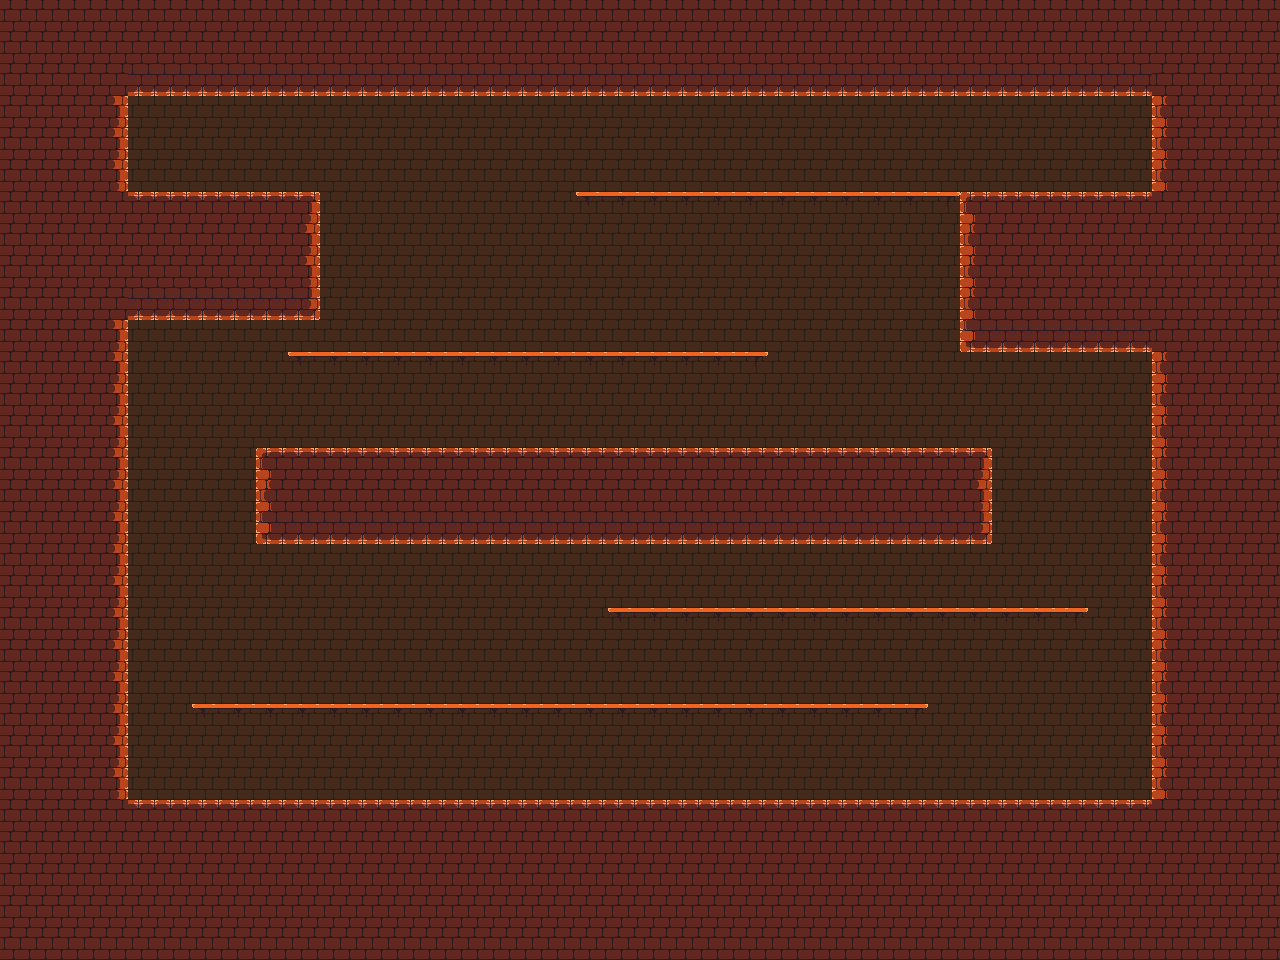

Below is a game level as drawn by its tile map, then a one-line description and the .tmx file that defines it, in full:
An orthogonal 40x30 tile map with 32x32 px tiles, 2 tile layers (background, ground), 2 tilesets and 2 objects (entrance, exit).

<map version="1.9" tiledversion="1.9.2" orientation="orthogonal" renderorder="right-down" width="40" height="30" tilewidth="32" tileheight="32" infinite="0" nextlayerid="4" nextobjectid="8">
 <properties>
  <property name="roomType" value="Fight" />
 </properties>
 <tileset firstgid="1" source="../TiledRules/AutomappingIcons.tsx" />
 <tileset firstgid="4" source="../TiledRules/TilesetOrange.tsx" />
 <layer id="3" name="background" width="40" height="30">
  <data encoding="csv">
4,4,4,4,4,4,4,4,4,4,4,4,4,4,4,4,4,4,4,4,4,4,4,4,4,4,4,4,4,4,4,4,4,4,4,4,4,4,4,4,
4,4,4,4,4,4,4,4,4,4,4,4,4,4,4,4,4,4,4,4,4,4,4,4,4,4,4,4,4,4,4,4,4,4,4,4,4,4,4,4,
4,4,4,4,4,4,4,4,4,4,4,4,4,4,4,4,4,4,4,4,4,4,4,4,4,4,4,4,4,4,4,4,4,4,4,4,4,4,4,4,
4,4,4,4,4,4,4,4,4,4,4,4,4,4,4,4,4,4,4,4,4,4,4,4,4,4,4,4,4,4,4,4,4,4,4,4,4,4,4,4,
4,4,4,4,4,4,4,4,4,4,4,4,4,4,4,4,4,4,4,4,4,4,4,4,4,4,4,4,4,4,4,4,4,4,4,4,4,4,4,4,
4,4,4,4,4,4,4,4,4,4,4,4,4,4,4,4,4,4,4,4,4,4,4,4,4,4,4,4,4,4,4,4,4,4,4,4,4,4,4,4,
4,4,4,4,4,4,4,4,4,4,4,4,4,4,4,4,4,4,4,4,4,4,4,4,4,4,4,4,4,4,4,4,4,4,4,4,4,4,4,4,
4,4,4,4,4,4,4,4,4,4,4,4,4,4,4,4,4,4,4,4,4,4,4,4,4,4,4,4,4,4,4,4,4,4,4,4,4,4,4,4,
4,4,4,4,4,4,4,4,4,4,4,4,4,4,4,4,4,4,4,4,4,4,4,4,4,4,4,4,4,4,4,4,4,4,4,4,4,4,4,4,
4,4,4,4,4,4,4,4,4,4,4,4,4,4,4,4,4,4,4,4,4,4,4,4,4,4,4,4,4,4,4,4,4,4,4,4,4,4,4,4,
4,4,4,4,4,4,4,4,4,4,4,4,4,4,4,4,4,4,4,4,4,4,4,4,4,4,4,4,4,4,4,4,4,4,4,4,4,4,4,4,
4,4,4,4,4,4,4,4,4,4,4,4,4,4,4,4,4,4,4,4,4,4,4,4,4,4,4,4,4,4,4,4,4,4,4,4,4,4,4,4,
4,4,4,4,4,4,4,4,4,4,4,4,4,4,4,4,4,4,4,4,4,4,4,4,4,4,4,4,4,4,4,4,4,4,4,4,4,4,4,4,
4,4,4,4,4,4,4,4,4,4,4,4,4,4,4,4,4,4,4,4,4,4,4,4,4,4,4,4,4,4,4,4,4,4,4,4,4,4,4,4,
4,4,4,4,4,4,4,4,4,4,4,4,4,4,4,4,4,4,4,4,4,4,4,4,4,4,4,4,4,4,4,4,4,4,4,4,4,4,4,4,
4,4,4,4,4,4,4,4,4,4,4,4,4,4,4,4,4,4,4,4,4,4,4,4,4,4,4,4,4,4,4,4,4,4,4,4,4,4,4,4,
4,4,4,4,4,4,4,4,4,4,4,4,4,4,4,4,4,4,4,4,4,4,4,4,4,4,4,4,4,4,4,4,4,4,4,4,4,4,4,4,
4,4,4,4,4,4,4,4,4,4,4,4,4,4,4,4,4,4,4,4,4,4,4,4,4,4,4,4,4,4,4,4,4,4,4,4,4,4,4,4,
4,4,4,4,4,4,4,4,4,4,4,4,4,4,4,4,4,4,4,4,4,4,4,4,4,4,4,4,4,4,4,4,4,4,4,4,4,4,4,4,
4,4,4,4,4,4,4,4,4,4,4,4,4,4,4,4,4,4,4,4,4,4,4,4,4,4,4,4,4,4,4,4,4,4,4,4,4,4,4,4,
4,4,4,4,4,4,4,4,4,4,4,4,4,4,4,4,4,4,4,4,4,4,4,4,4,4,4,4,4,4,4,4,4,4,4,4,4,4,4,4,
4,4,4,4,4,4,4,4,4,4,4,4,4,4,4,4,4,4,4,4,4,4,4,4,4,4,4,4,4,4,4,4,4,4,4,4,4,4,4,4,
4,4,4,4,4,4,4,4,4,4,4,4,4,4,4,4,4,4,4,4,4,4,4,4,4,4,4,4,4,4,4,4,4,4,4,4,4,4,4,4,
4,4,4,4,4,4,4,4,4,4,4,4,4,4,4,4,4,4,4,4,4,4,4,4,4,4,4,4,4,4,4,4,4,4,4,4,4,4,4,4,
4,4,4,4,4,4,4,4,4,4,4,4,4,4,4,4,4,4,4,4,4,4,4,4,4,4,4,4,4,4,4,4,4,4,4,4,4,4,4,4,
4,4,4,4,4,4,4,4,4,4,4,4,4,4,4,4,4,4,4,4,4,4,4,4,4,4,4,4,4,4,4,4,4,4,4,4,4,4,4,4,
4,4,4,4,4,4,4,4,4,4,4,4,4,4,4,4,4,4,4,4,4,4,4,4,4,4,4,4,4,4,4,4,4,4,4,4,4,4,4,4,
4,4,4,4,4,4,4,4,4,4,4,4,4,4,4,4,4,4,4,4,4,4,4,4,4,4,4,4,4,4,4,4,4,4,4,4,4,4,4,4,
4,4,4,4,4,4,4,4,4,4,4,4,4,4,4,4,4,4,4,4,4,4,4,4,4,4,4,4,4,4,4,4,4,4,4,4,4,4,4,4,
4,4,4,4,4,4,4,4,4,4,4,4,4,4,4,4,4,4,4,4,4,4,4,4,4,4,4,4,4,4,4,4,4,4,4,4,4,4,4,4
</data>
 </layer>
 <objectgroup id="2" name="doors">
  <object id="6" name="entrance" x="422" y="422">
   <point />
  </object>
  <object id="7" name="exit" x="874" y="418">
   <point />
  </object>
 </objectgroup>
 <layer id="1" name="ground" width="40" height="30">
  <data encoding="csv">
14,14,14,14,14,14,14,14,14,14,14,14,14,14,14,14,14,14,14,14,14,14,14,14,14,14,14,14,14,14,14,14,14,14,14,14,14,14,14,14,
14,14,14,14,14,14,14,14,14,14,14,14,14,14,14,14,14,14,14,14,14,14,14,14,14,14,14,14,14,14,14,14,14,14,14,14,14,14,14,14,
14,14,14,14,18,18,18,18,18,18,18,18,18,18,18,18,18,18,18,18,18,18,18,18,18,18,18,18,18,18,18,18,18,18,18,18,14,14,14,14,
14,14,14,15,0,0,0,0,0,0,0,0,0,0,0,0,0,0,0,0,0,0,0,0,0,0,0,0,0,0,0,0,0,0,0,0,13,14,14,14,
14,14,14,15,0,0,0,0,0,0,0,0,0,0,0,0,0,0,0,0,0,0,0,0,0,0,0,0,0,0,0,0,0,0,0,0,13,14,14,14,
14,14,14,15,0,0,0,0,0,0,0,0,0,0,0,0,0,0,0,0,0,0,0,0,0,0,0,0,0,0,0,0,0,0,0,0,13,14,14,14,
14,14,14,14,10,10,10,10,10,11,0,0,0,0,0,0,0,0,25,26,26,26,26,26,26,26,26,26,26,27,9,10,10,10,10,10,14,14,14,14,
14,14,14,14,14,14,14,14,14,15,0,0,0,0,0,0,0,0,0,0,0,0,0,0,0,0,0,0,0,0,13,14,14,14,14,14,14,14,14,14,
14,14,14,14,14,14,14,14,14,15,0,0,0,0,0,0,0,0,0,0,0,0,0,0,0,0,0,0,0,0,13,14,14,14,14,14,14,14,14,14,
14,14,14,14,18,18,18,18,18,19,0,0,0,0,0,0,0,0,0,0,0,0,0,0,0,0,0,0,0,0,13,14,14,14,14,14,14,14,14,14,
14,14,14,15,0,0,0,0,0,0,0,0,0,0,0,0,0,0,0,0,0,0,0,0,0,0,0,0,0,0,17,18,18,18,18,18,14,14,14,14,
14,14,14,15,0,0,0,0,0,25,26,26,26,26,26,26,26,26,26,26,26,26,26,27,0,0,0,0,0,0,0,0,0,0,0,0,13,14,14,14,
14,14,14,15,0,0,0,0,0,0,0,0,0,0,0,0,0,0,0,0,0,0,0,0,0,0,0,0,0,0,0,0,0,0,0,0,13,14,14,14,
14,14,14,15,0,0,0,0,0,0,0,0,0,0,0,0,0,0,0,0,0,0,0,0,0,0,0,0,0,0,0,0,0,0,0,0,13,14,14,14,
14,14,14,15,0,0,0,0,9,10,10,10,10,10,10,10,10,10,10,10,10,10,10,10,10,10,10,10,10,10,11,0,0,0,0,0,13,14,14,14,
14,14,14,15,0,0,0,0,13,14,14,14,14,14,14,14,14,14,14,14,14,14,14,14,14,14,14,14,14,14,15,0,0,0,0,0,13,14,14,14,
14,14,14,15,0,0,0,0,17,18,18,18,18,18,18,18,18,18,18,18,18,18,18,18,18,18,18,18,18,18,19,0,0,0,0,0,13,14,14,14,
14,14,14,15,0,0,0,0,0,0,0,0,0,0,0,0,0,0,0,0,0,0,0,0,0,0,0,0,0,0,0,0,0,0,0,0,13,14,14,14,
14,14,14,15,0,0,0,0,0,0,0,0,0,0,0,0,0,0,0,0,0,0,0,0,0,0,0,0,0,0,0,0,0,0,0,0,13,14,14,14,
14,14,14,15,0,0,0,0,0,0,0,0,0,0,0,0,0,0,0,25,26,26,26,26,26,26,26,26,26,26,26,26,26,27,0,0,13,14,14,14,
14,14,14,15,0,0,0,0,0,0,0,0,0,0,0,0,0,0,0,0,0,0,0,0,0,0,0,0,0,0,0,0,0,0,0,0,13,14,14,14,
14,14,14,15,0,0,0,0,0,0,0,0,0,0,0,0,0,0,0,0,0,0,0,0,0,0,0,0,0,0,0,0,0,0,0,0,13,14,14,14,
14,14,14,15,0,0,25,26,26,26,26,26,26,26,26,26,26,26,26,26,26,26,26,26,26,26,26,26,27,0,0,0,0,0,0,0,13,14,14,14,
14,14,14,15,0,0,0,0,0,0,0,0,0,0,0,0,0,0,0,0,0,0,0,0,0,0,0,0,0,0,0,0,0,0,0,0,13,14,14,14,
14,14,14,15,0,0,0,0,0,0,0,0,0,0,0,0,0,0,0,0,0,0,0,0,0,0,0,0,0,0,0,0,0,0,0,0,13,14,14,14,
14,14,14,14,10,10,10,10,10,10,10,10,10,10,10,10,10,10,10,10,10,10,10,10,10,10,10,10,10,10,10,10,10,10,10,10,14,14,14,14,
14,14,14,14,14,14,14,14,14,14,14,14,14,14,14,14,14,14,14,14,14,14,14,14,14,14,14,14,14,14,14,14,14,14,14,14,14,14,14,14,
14,14,14,14,14,14,14,14,14,14,14,14,14,14,14,14,14,14,14,14,14,14,14,14,14,14,14,14,14,14,14,14,14,14,14,14,14,14,14,14,
14,14,14,14,14,14,14,14,14,14,14,14,14,14,14,14,14,14,14,14,14,14,14,14,14,14,14,14,14,14,14,14,14,14,14,14,14,14,14,14,
14,14,14,14,14,14,14,14,14,14,14,14,14,14,14,14,14,14,14,14,14,14,14,14,14,14,14,14,14,14,14,14,14,14,14,14,14,14,14,14
</data>
 </layer>
</map>
